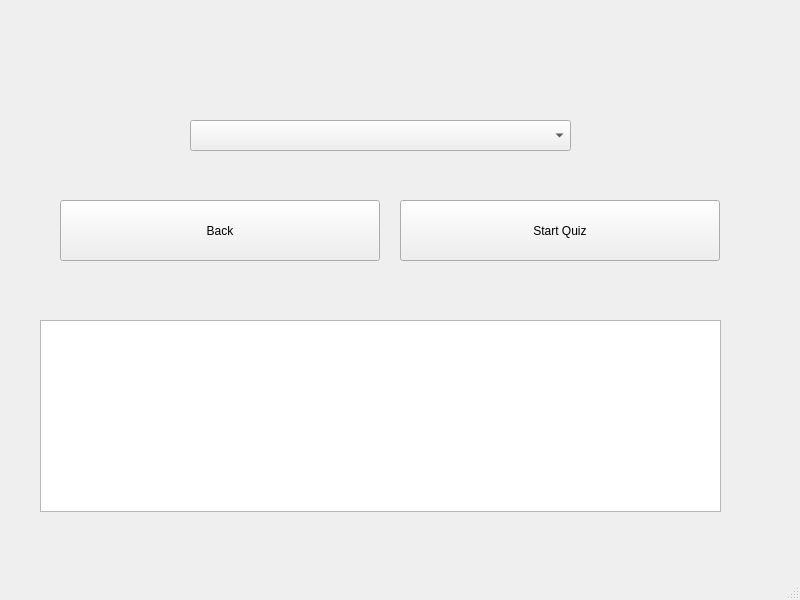
<?xml version="1.0" encoding="UTF-8"?>
<ui version="4.0">
 <class>MainWindow</class>
 <widget class="QMainWindow" name="MainWindow">
  <property name="geometry">
   <rect>
    <x>0</x>
    <y>0</y>
    <width>800</width>
    <height>600</height>
   </rect>
  </property>
  <property name="windowTitle">
   <string>MainWindow</string>
  </property>
  <widget class="QWidget" name="centralwidget">
   <widget class="QPushButton" name="start">
    <property name="geometry">
     <rect>
      <x>400</x>
      <y>200</y>
      <width>320</width>
      <height>61</height>
     </rect>
    </property>
    <property name="text">
     <string>Start Quiz</string>
    </property>
   </widget>
   <widget class="QPushButton" name="back">
    <property name="geometry">
     <rect>
      <x>60</x>
      <y>200</y>
      <width>320</width>
      <height>61</height>
     </rect>
    </property>
    <property name="text">
     <string>Back</string>
    </property>
   </widget>
   <widget class="QComboBox" name="quizlist">
    <property name="geometry">
     <rect>
      <x>190</x>
      <y>120</y>
      <width>381</width>
      <height>31</height>
     </rect>
    </property>
   </widget>
   <widget class="QTextBrowser" name="textBrowser">
    <property name="geometry">
     <rect>
      <x>40</x>
      <y>320</y>
      <width>681</width>
      <height>192</height>
     </rect>
    </property>
   </widget>
  </widget>
  <widget class="QMenuBar" name="menubar">
   <property name="geometry">
    <rect>
     <x>0</x>
     <y>0</y>
     <width>800</width>
     <height>26</height>
    </rect>
   </property>
  </widget>
  <widget class="QStatusBar" name="statusbar"/>
 </widget>
 <resources/>
 <connections>
  <connection>
   <sender>back</sender>
   <signal>clicked()</signal>
   <receiver>MainWindow</receiver>
   <slot>deleteLater()</slot>
   <hints>
    <hint type="sourcelabel">
     <x>610</x>
     <y>296</y>
    </hint>
    <hint type="destinationlabel">
     <x>399</x>
     <y>299</y>
    </hint>
   </hints>
  </connection>
  <connection>
   <sender>start</sender>
   <signal>clicked()</signal>
   <receiver>MainWindow</receiver>
   <slot>deleteLater()</slot>
   <hints>
    <hint type="sourcelabel">
     <x>610</x>
     <y>216</y>
    </hint>
    <hint type="destinationlabel">
     <x>399</x>
     <y>299</y>
    </hint>
   </hints>
  </connection>
  <connection>
   <sender>quizlist</sender>
   <signal>activated(QString)</signal>
   <receiver>MainWindow</receiver>
   <slot>deleteLater()</slot>
   <hints>
    <hint type="sourcelabel">
     <x>380</x>
     <y>161</y>
    </hint>
    <hint type="destinationlabel">
     <x>399</x>
     <y>299</y>
    </hint>
   </hints>
  </connection>
 </connections>
</ui>
